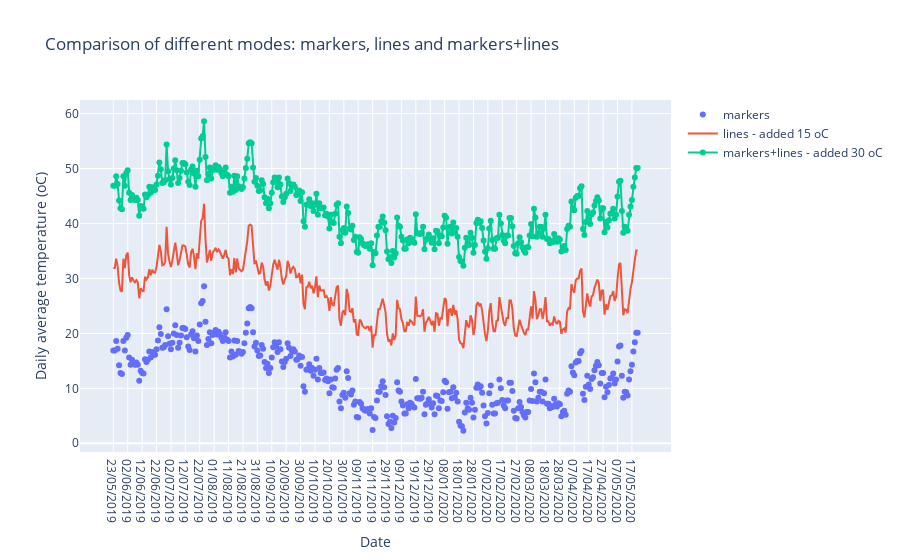

Notebook cell for this chart:
### Markdown cell above
### 2b) Plot 3 different modes: markers, lines and their combination

We will compare the 3 different modes available: markers (scatter plot), marker+lines (scatter with lines), and lines (line plot). To the temperature passed in the y axis, I have added 15 and 30 oC into some of them: just so you can see the difference between the modes (otherwise they would lay on top of each other).

### Code cell
import plotly.graph_objs as go 

trace_markers = go.Scatter(x=df['date'],
                           y=df['tavg'],
                           mode='markers',
                           name='markers')

trace_lines = go.Scatter(x=df['date'],
                         y=df['tavg'] + 15,
                         mode='lines',
                         name='lines - added 15 oC')

trace_markers_lines = go.Scatter(x=df['date'],
                                 y=df['tavg'] + 30,
                                 mode='markers+lines',
                                 name='markers+lines - added 30 oC')

data_component = [trace_markers, trace_lines, trace_markers_lines]

layout_component = go.Layout(title='Comparison of different modes: markers, lines and markers+lines',
                             xaxis_title='Date',
                             yaxis_title='Daily average temperature (oC)',
                             hovermode='x')

fig = go.Figure(data=data_component,
                layout=layout_component)

fig.show()

### Figure 1 — Plotly figure (JSON) as saved in the notebook; plotly's stock layout.template omitted (floating-point values rounded to 4 significant figures; data arrays with more than 128 entries replaced by an {"elided": "..."} marker saying what was removed)
{"data": [{"mode": "markers", "name": "markers", "type": "scatter", "x": {"elided": "365 str values"}, "y": {"elided": "365 float values"}}, {"mode": "lines", "name": "lines - added 15 oC", "type": "scatter", "x": {"elided": "365 str values"}, "y": {"elided": "365 float values"}}, {"mode": "markers+lines", "name": "markers+lines - added 30 oC", "type": "scatter", "x": {"elided": "365 str values"}, "y": {"elided": "365 float values"}}], "layout": {"hovermode": "x", "title": {"text": "Comparison of different modes: markers, lines and markers+lines"}, "xaxis": {"title": {"text": "Date"}}, "yaxis": {"title": {"text": "Daily average temperature (oC)"}}}}
